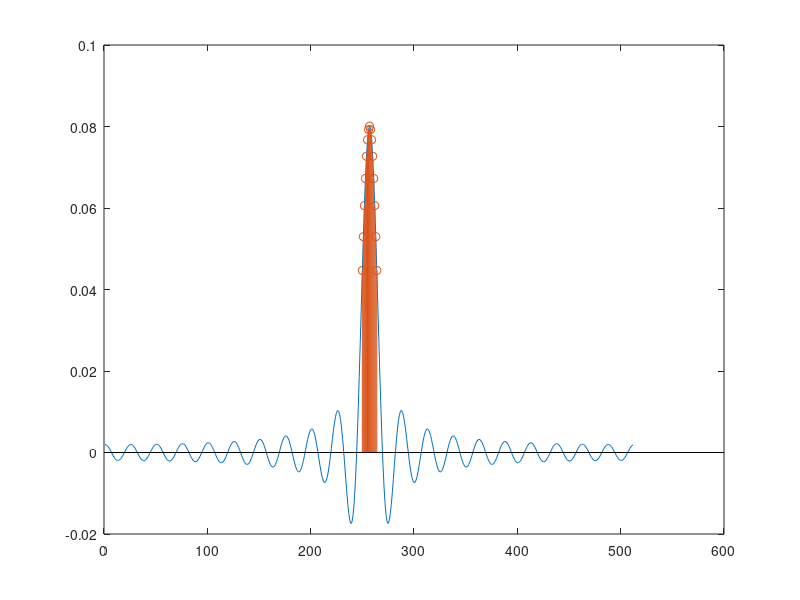
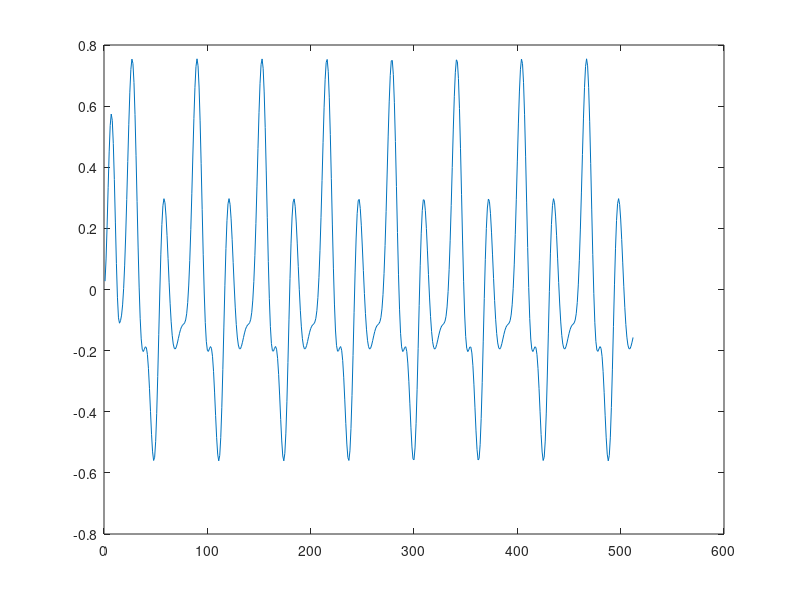
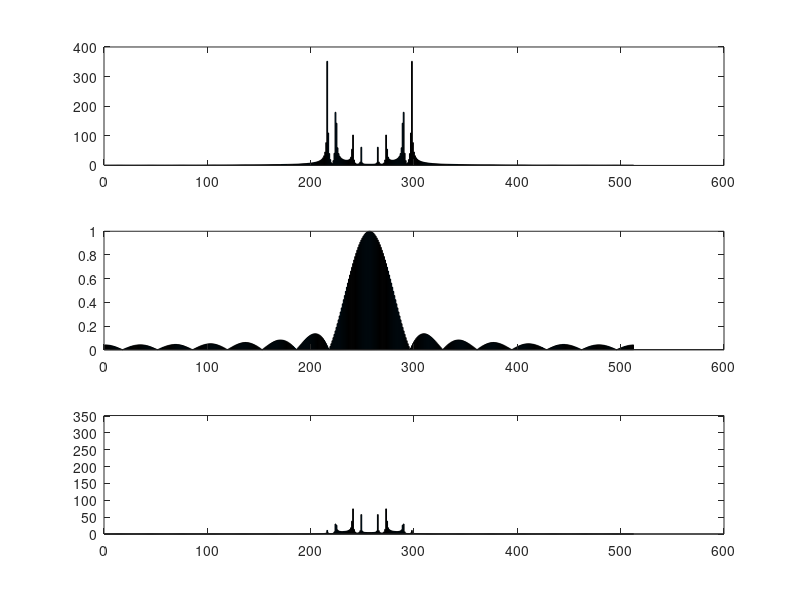

Write the MATLAB code that produced these figures, in order.
N = 512;
omega = 0.1;
t = 1 : N;
x = 0.25*sin(omega*t) + 0.5*sin(2*omega*t+10)...
+ 1*sin(4*omega*t) + 1.5*sin(5*omega*t+25);
%figure;
%plot(t, x);

X = fftshift(fft(x));
%figure;
%subplot(3,1,1),bar(abs(X));

H = zeros(1,N);
P = 20;
H(N/2 + 1 - P : N/2 + 1 + P) = 1;
%subplot(3,1,2),bar(abs(H));

Y = H.*X;
%subplot(3,1,3),bar(abs(Y));
%ylim([0 max(abs(X))]);

y = ifft(fftshift(Y));
% figure;
% plot(t, y);

H = zeros(1,N);
P = 20;
H(N/2 + 1 - P : N/2 + 1 + P) = 1;

h = fftshift(ifft(fftshift(H)));
figure;
plot(t, h);

L = 7;
t_es = (N/2 + 1 - L) : (N/2 + 1 + L);
h_es = h(t_es);
hold on;
stem(t_es, h_es);
hold off;
h_es = (1/sum(h_es)).*h_es;

y = filter(h_es,1,x);
figure;
plot(t, y);

X = fftshift(fft(x));
figure;
subplot(3,1,1),bar(abs(X));
H_es = fftshift(fft(h_es,N));
subplot(3,1,2),bar(abs(H_es));
Y = fftshift(fft(y));
subplot(3,1,3),bar(abs(Y));
ylim([0 max(abs(X))]);
